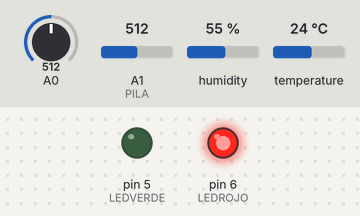
A sketch run on a simulated Arduino Uno, built with avr-gcc and run on an emulated ATmega328P. On the bench: output pins drawn as LEDs (lit = HIGH). The inputs (shaded band) are chosen by the test bench; at power-on: A1 (PILA) = 512, A0 = 512, humidity 55 %, temperature 24 °C.

Above: at 3.2 s.
3.3 s: A1 (PILA) set to 546
8.1 s: A1 (PILA) set to 579
At 10.9 s:
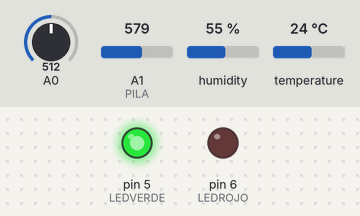
12.9 s: A1 (PILA) set to 306
At 14.8 s:
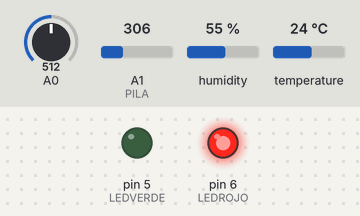
17.7 s: A1 (PILA) set to 716
At 18.8 s:
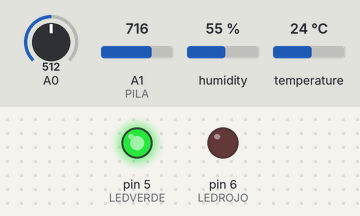
Timing chart, 0 to 20.7 s (numbered marks = the images above; inputs shaded):
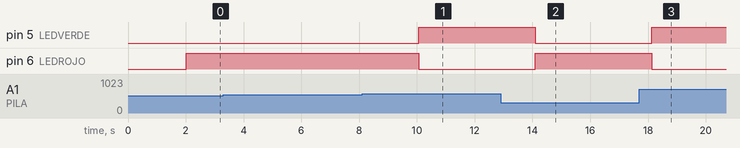

The sketch:

CalidadDeAire.ino
```cpp
#include "DHT.h"
#include <SoftwareSerial.h>
#define DHTPIN 2
#define DHTTYPE DHT11 // DHT 11
#define LEDVERDE 5
#define LEDROJO 6
#define PILA 1
int analogValor;
float voltaje = 0;
float minimo = 2.7;
SoftwareSerial espSerial(5, 6);//Definición pines de serial
DHT dht(DHTPIN, DHTTYPE);
String str;
void setup() {
  Serial.begin(115200);
  espSerial.begin(115200);
  dht.begin();
  pinMode(LEDVERDE, OUTPUT);
  pinMode(LEDROJO, OUTPUT);
  delay(2000);
}
void loop(){
  //Lecturas de sensores
  float h = dht.readHumidity();
  float t = dht.readTemperature();
  float calidad = analogRead(A0);
  str = String(h) + String(";") + String(t)+ String(";") + String(calidad);//Envío de info a ESP

  analogValor = analogRead(PILA);
  voltaje = 0.0048 * analogValor;

/*Codigo para leer batería*/
  if (voltaje >= minimo) {
    digitalWrite (LEDVERDE, HIGH);
    digitalWrite (LEDROJO, LOW);
  } else {
    digitalWrite (LEDROJO, HIGH);
    digitalWrite (LEDVERDE, LOW);
  }delay(4000);

}
```

Measured:
- the behaviour switches between 562 and 563 on A1 (PILA) (found by bisection; images 0 and 1)
- after the input at 3.3 s, every drawn part: stays the same
- after the input at 8.1 s, pin 5 (LEDVERDE): LOW → HIGH after 2.0 s; pin 6 (LEDROJO): HIGH → LOW after 2.0 s
- after the input at 12.9 s, pin 5 (LEDVERDE): HIGH → LOW after 1.2 s; pin 6 (LEDROJO): LOW → HIGH after 1.2 s
- after the input at 17.7 s, pin 5 (LEDVERDE): LOW → HIGH after 0.42 s; pin 6 (LEDROJO): HIGH → LOW after 0.42 s
